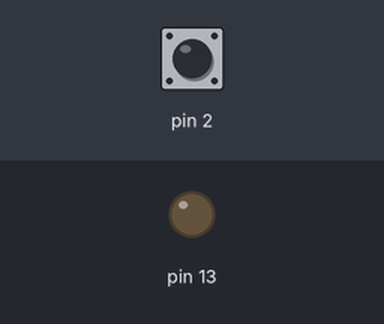
Simulated run of this sketch. Board: Arduino Uno, built with avr-gcc and run on an emulated ATmega328P. Parts: output pins drawn as LEDs (lit = HIGH). Inputs (shaded band) come from the test bench; at power-on: pin 2 HIGH. What the sketch prints to the serial monitor is not drawn.

Above: at 1.2 s.
1.3 s: pin 2 pulled LOW for 0.15 s
At 1.38 s:
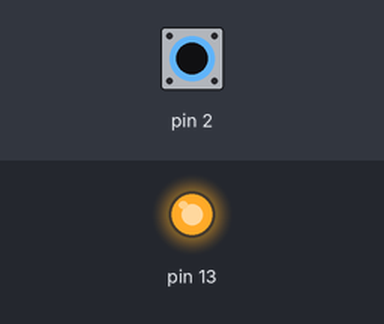
2.9 s: pin 2 pulled LOW for 3.2 s
At 7.2 s:
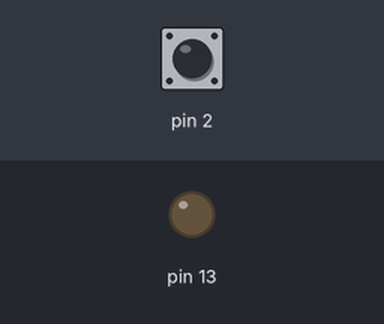
Timing chart, 0 to 8.7 s (numbered marks = the images above; inputs shaded):
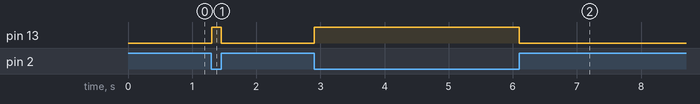

Measured:
- after the input at 1.3 s, pin 13: LOW → HIGH at once, → LOW 0.15 s later
- after the input at 2.9 s, pin 13: LOW → HIGH at once, → LOW 3.2 s later

The sketch:

main-v4.ino
```cpp
void setup()
{
  Serial.begin(9600);

  pinMode(2, INPUT_PULLUP);
  pinMode(13, OUTPUT);
}

void loop()
{
  int sensorVal = digitalRead(2);
  Serial.println(sensorVal);
  if (sensorVal == 0){
  	digitalWrite(13, HIGH);
  }
  else {
    digitalWrite(13, LOW);
  }
}
```
